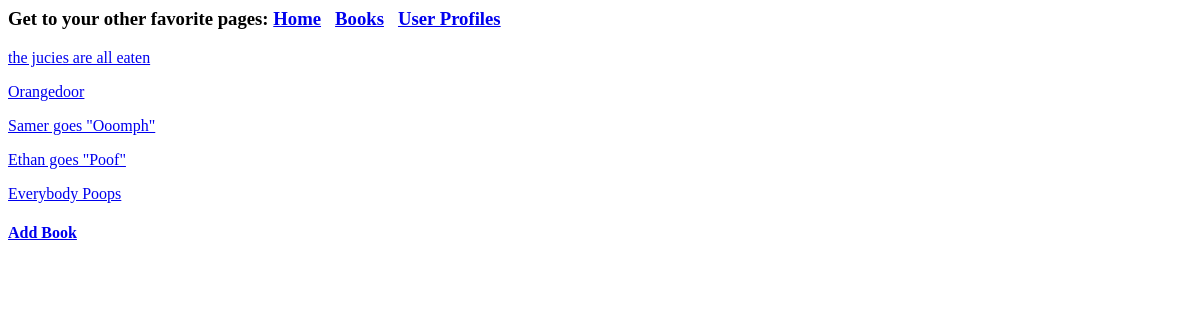
Before: /books with the older database file.
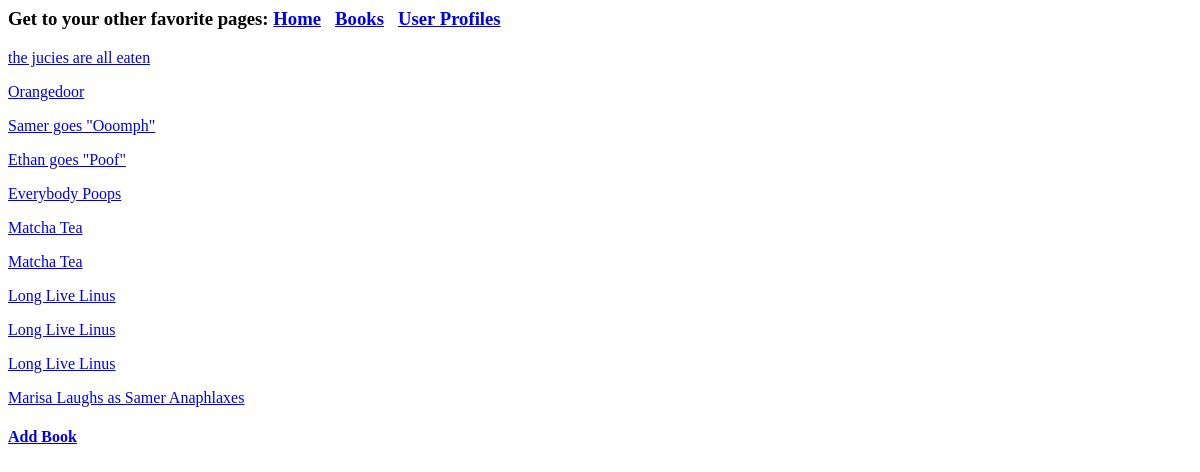
After: the same page with the newer database file.
### bookflod/models.py (models this page shows, shortened)
class Book(models.Model) :
    title = models.CharField(
        max_length = 255)
    author = models.CharField(
        max_length = 255)
    genre = models.ForeignKey(Genre, on_delete = models.CASCADE)
    price = models.DecimalField(max_digits = 8, decimal_places = 2, blank = True, null = True)
    isbn = models.IntegerField(
        blank = True,
        null = True,
    )
    date_published = models.DateField(blank = True, null = True)
    language = models.ForeignKey(Language, on_delete = models.CASCADE)

### bookflod/views.py (the view)
# urls.py: path('books', views.BookList.as_view(), name='books'),
class BookList(BookView, ListView) :
    template_name='books.html'

### bookflod/templates/books.html
{% extends 'base.html' %}
{% block content %}
    {% for book in book_list %}
        <p> <a href="{% url 'bookdetail' pk=book.id %}">{{book.title}}</p>
    {% endfor %}
    <h4><a href="{% url 'addbook' %}"> Add Book </h4>
{% endblock %}

### bookflod/templates/base.html (shortened to what this page needs)
<html>
    <head>
    </head>
    <body>
        <h3>
            Get to your other favorite pages:
            <a href= "{% url 'home' %}" > Home</a>
            <a href= "{% url 'books' %}" > Books</a>
            <a href= "{% url 'userprofiles' %}" > User Profiles</a>
        </h3>
        {% block content %}
        {% endblock %}
    </body>
</html>

Changed rows visible on the page:
added Book: title "Matcha Tea"
added Book: title "Matcha Tea"
added Book: title "Long Live Linus"
added Book: title "Long Live Linus"
added Book: title "Long Live Linus"
added Book: title "Marisa Laughs as Samer Anaphlaxes"
